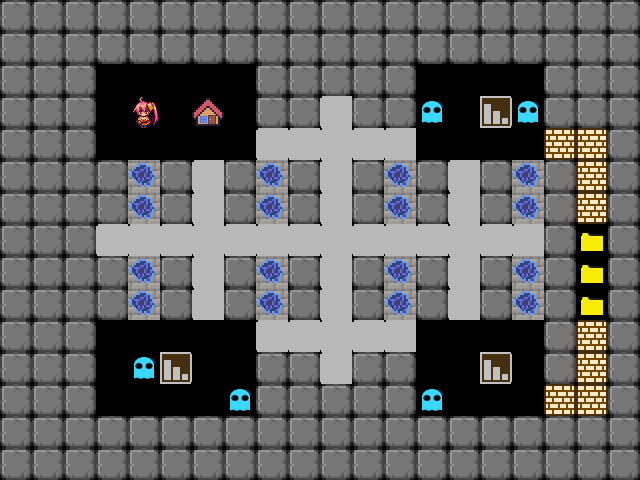

Rendered tile map (Tiled .tmx) drawn with the repository's tilesets; below, a short description and the full map source, tile grids included:
An orthogonal 20x15 tile map with 32x32 px tiles, 1 tile layer (タイル・レイヤー1).

<map version="1.0" orientation="orthogonal" renderorder="right-down" width="20" height="15" tilewidth="32" tileheight="32" nextobjectid="1">
 <tileset firstgid="1" name="tileset" tilewidth="32" tileheight="32">
  <image source="tileset.png" width="256" height="128" />
 </tileset>
 <layer name="タイル・レイヤー1" width="20" height="15">
  <data encoding="csv">
3,3,3,3,3,3,3,3,3,3,3,3,3,3,3,3,3,3,3,3,
3,3,3,3,3,3,3,3,3,3,3,3,3,3,3,3,3,3,3,3,
3,3,3,0,0,0,0,0,3,3,3,3,3,0,0,0,0,3,3,3,
3,3,3,0,1,0,6,0,3,3,4,3,3,9,0,2,9,3,3,3,
3,3,3,0,0,0,0,0,4,4,4,4,4,0,0,0,0,21,21,3,
3,3,3,3,7,3,4,3,7,3,4,3,7,3,4,3,7,3,21,3,
3,3,3,3,7,3,4,3,7,3,4,3,7,3,4,3,7,3,21,3,
3,3,3,4,4,4,4,4,4,4,4,4,4,4,4,4,4,3,10,3,
3,3,3,3,7,3,4,3,7,3,4,3,7,3,4,3,7,3,10,3,
3,3,3,3,7,3,4,3,7,3,4,3,7,3,4,3,7,3,10,3,
3,3,3,0,0,0,0,0,4,4,4,4,4,0,0,0,0,3,21,3,
3,3,3,0,9,2,0,0,3,3,4,3,3,0,0,2,0,3,21,3,
3,3,3,0,0,0,0,9,3,3,3,3,3,9,0,0,0,21,21,3,
3,3,3,3,3,3,3,3,3,3,3,3,3,3,3,3,3,3,3,3,
3,3,3,3,3,3,3,3,3,3,3,3,3,3,3,3,3,3,3,3
</data>
 </layer>
</map>
